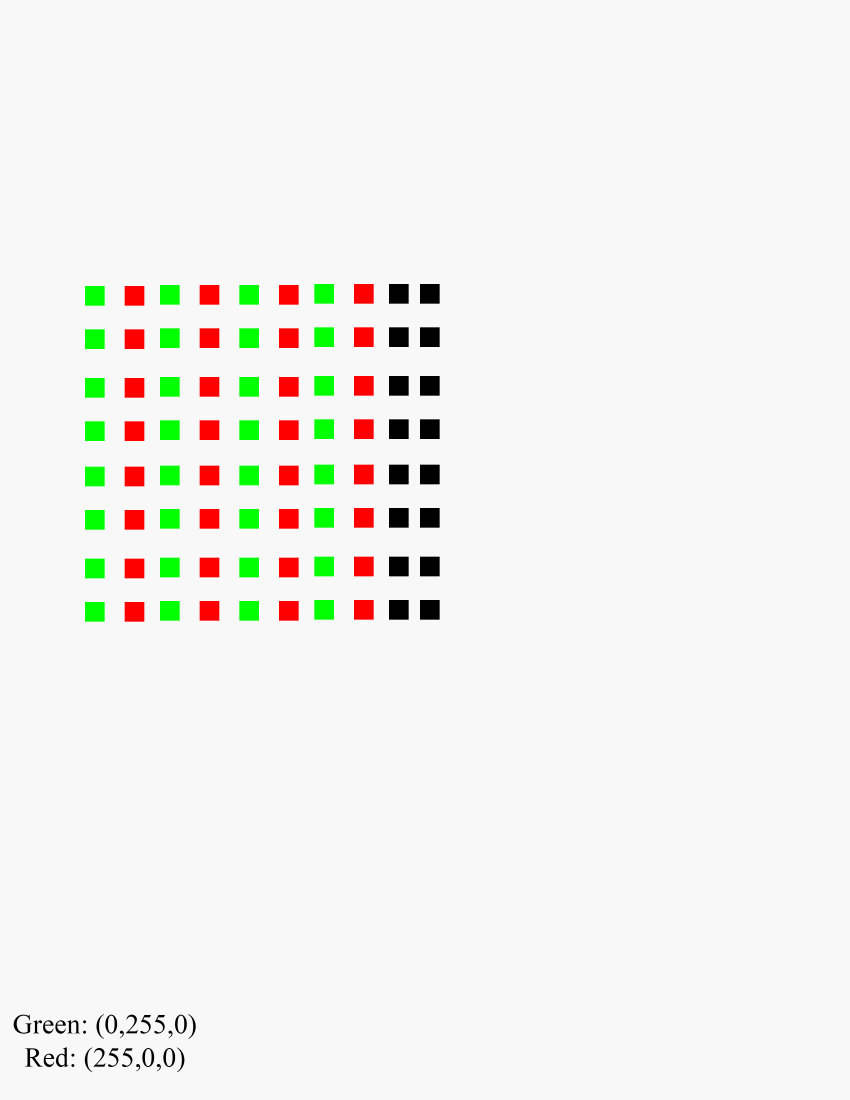
#> input picture imagetracking.png, 2550 x 3300 px (shown at 1/3 size)
$ python DisplacementTracker.py
#> lines starting #> are read from the running program, lines starting #| are printed output that depends on the picture; after the words box and inside, x2 and y2 are one past the last pixel; in counts of white or black regions, pixels touching at a corner belong together; pictures that were not available may be replaced by others from this repository, and a replacement may not be noted
import cv2
import numpy as np
import csv
import os
from PIL import Image

#Black box function to convert a single color into a range of colors
def color(color):
  c=np.uint8([[color]])
  hsvC=cv2.cvtColor(c,cv2.COLOR_BGR2HSV)
  lowerlimit=hsvC[0][0][0]-10,100,100
  upperlimit=hsvC[0][0][0]+10,255,255
  lowerlimit=np.array(lowerlimit, dtype=np.uint8)
  upperlimit=np.array(upperlimit, dtype=np.uint8)
  return [lowerlimit, upperlimit]

filename=input("Include File Extension\nFile Name: ") #Get file name from user
#> the answer given: imagetracking.png
path=os.path.abspath('DisplacementTracker')+'\\Video\\'+filename #Create path from file name

''''''
#Pre-defined parameters defined in code for ease of repitive operation
boxwidth=5 #Width of target box in mm
framerate=30 #Variable depending on camera
width=1920#Frame width (pixels)
height=1080#Frame height (pixels)
''''''

cap = cv2.VideoCapture(path) #Define video capture object
ret = True #Value to see if frame exists
#Create array of frames

cords=[]#Pre-define cords array to write to .csv file later
framecount=0#Pre-define framecount to use to check time
red=[255,0,0]#Define RGB colorspace for red
green=[0,255,0]#Define RGB colorspace for green

#Write each frame with added elements to video file
fourcc=cv2.VideoWriter_fourcc(*'MP42')
directory=os.path.abspath('DisplacementTracker')+'\\Video\\'
video=cv2.VideoWriter(directory+filename.split('.')[0]+'ANALYZED.avi',fourcc, float(framerate), (width,height))
list=os.listdir(directory)

#Processing takes a while, ensure user that processing has started
print("Begin processing. Processing takes about the length of the video.")

# Read until video is completed
while True:
  ret,frame=cap.read()
#> frame is the input picture: shape (3300, 2550, 3); mean B, G, R 239.4, 242.8, 242.8
  # Capture frame-by-frame
  if ret == True:
    framesave=np.array(frame)
    hsv=cv2.cvtColor(frame,cv2.COLOR_RGB2HSV)#Convert frame to hue color gradient
#> hsv: shape (3300, 2550, 3); mean H, S, V 2.4, 6.8, 246.1
    redmask=cv2.inRange(hsv,color(color=red)[0], color(color=red)[1])#Turn only red pixels in range white and the rest black
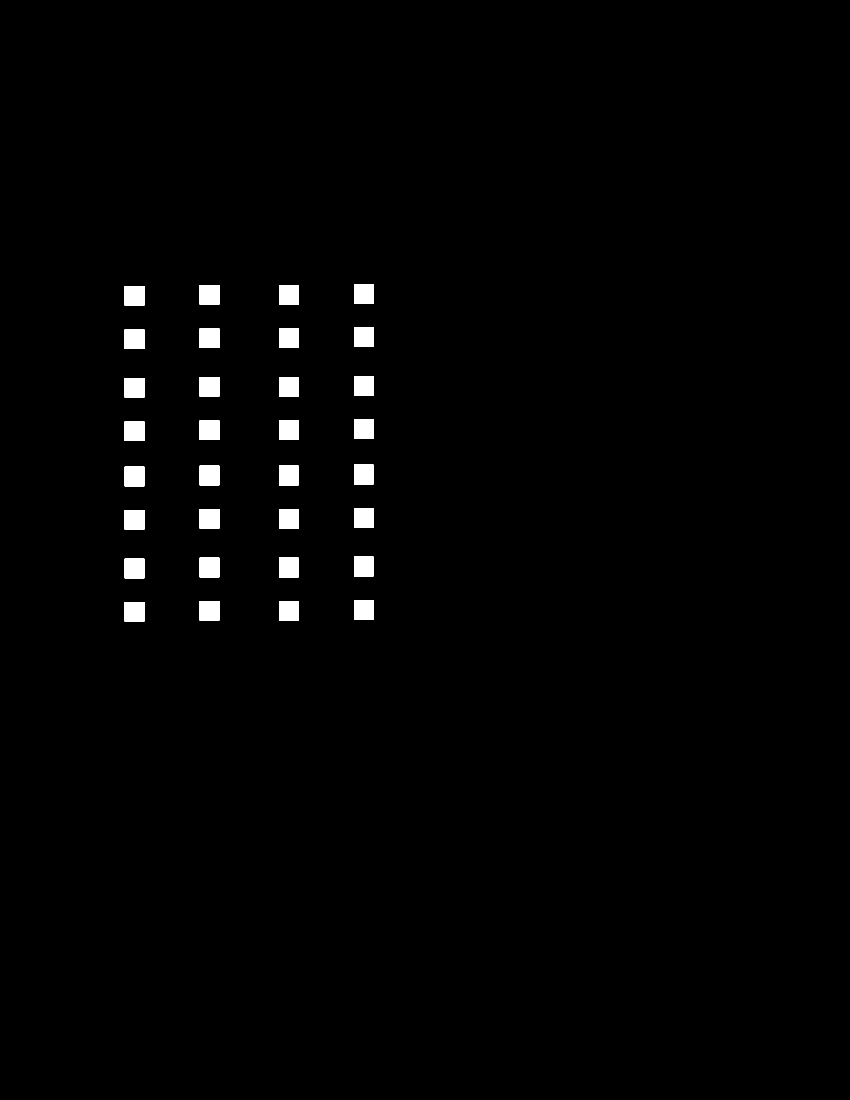
#> redmask: shape (3300, 2550) (shown at 1/3 size); 1.3% white; 32 white regions, largest, box (x1, y1, x2, y2) and area: (1062, 852, 1121, 911) 3481, (599, 855, 658, 914) 3481, (837, 855, 896, 914) 3481
    greenmask=cv2.inRange(hsv,color(color=green)[0], color(color=green)[1])#Turn only green pixels in range white and the rest black
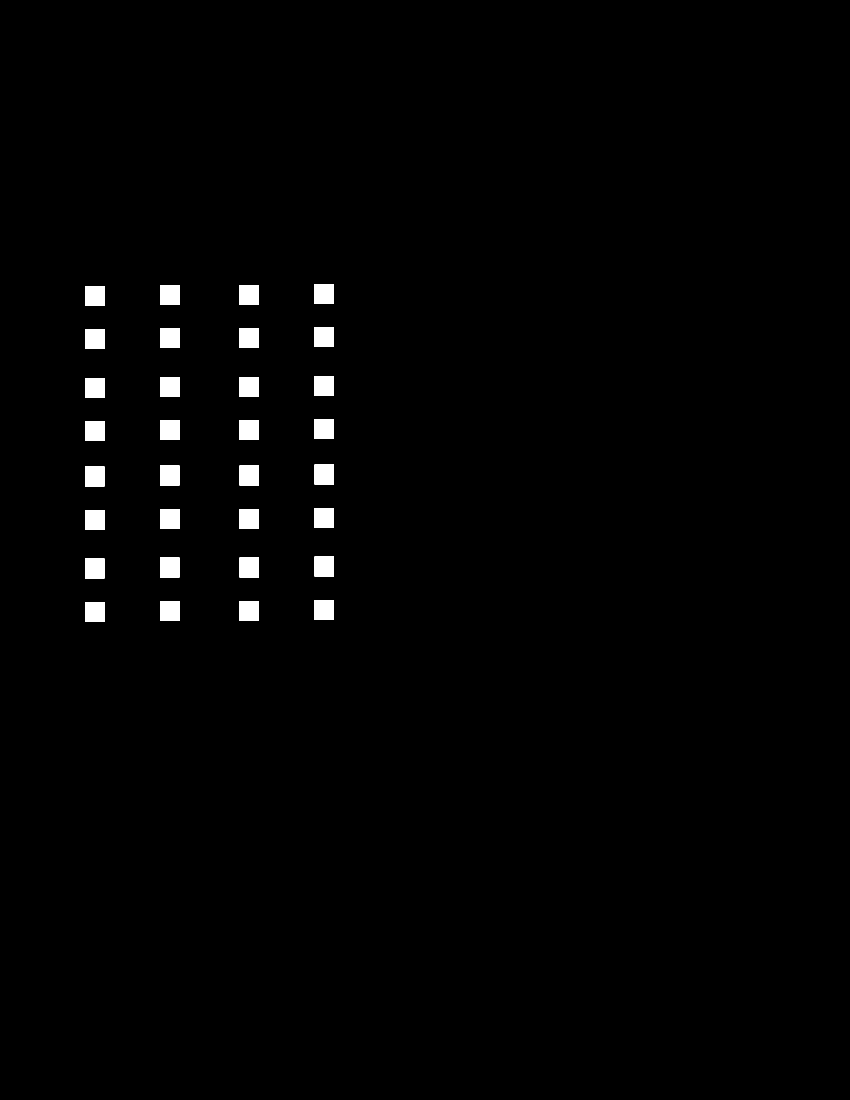
#> greenmask: shape (3300, 2550) (shown at 1/3 size); 1.3% white; 32 white regions, largest, box (x1, y1, x2, y2) and area: (943, 852, 1002, 911) 3481, (480, 855, 539, 914) 3481, (718, 855, 777, 914) 3481
    redmask_=Image.fromarray(redmask)#Convert redmask to Image array
    greenmask_=Image.fromarray(greenmask)#Convert greenmask to Image array
    redbbox=redmask_.getbbox()#Create array of 4 values defining x,y, width and height of bounding box over red box
#> redbbox = (374, 852, 1121, 1865)
    greenbbox=greenmask_.getbbox()#Create array of 4 values defining x,y, width and height of bounding box over green box
#> greenbbox = (255, 852, 1002, 1865)
    if (redbbox is None) & (greenbbox is None):
      redbbox=[0,0,0,0]
      pixel_to_mm=0
    elif redbbox is None:
      redbbox=[0,0,0,0]
      pixel_to_mm=((boxwidth/greenbbox[2])+(boxwidth/greenbbox[3]))/2#5mm/box width or height. Take average of width and height of red and green box for more accurate conversion
    elif greenbbox is None:
      greenbbox=[0,0,0,0]
      pixel_to_mm=((boxwidth/redbbox[2])+(boxwidth/redbbox[3]))/2#5mm/box width or height. Take average of width and height of red and green box for more accurate conversion
    else:
      pixel_to_mm=((boxwidth/redbbox[2])+(boxwidth/redbbox[3])+(boxwidth/greenbbox[2])+(boxwidth/greenbbox[3]))/4#5mm/box width or height. Take average of width and height of red and green box for more accurate conversion
#> pixel_to_mm = 0.0037
    redcords=[x*pixel_to_mm for x in redbbox]
#> redcords = [1.38, 3.16, 4.15, 6.91]
    greencords=[y*pixel_to_mm for y in greenbbox]
#> greencords = [0.944, 3.16, 3.71, 6.91]
    framesave = np.array(np.rot90(framesave,4))
    cv2.rectangle(framesave,(redbbox[0],redbbox[1]),((redbbox[0]+redbbox[2]),(redbbox[1]+redbbox[3])),(255,0,0))#Put a rectangle around the red box in the video
    cv2.rectangle(framesave,(greenbbox[0],greenbbox[1]),((greenbbox[0]+greenbbox[2]),(greenbbox[1]+greenbbox[3])),(0,255,0))#Put a rectangle around the green box in the video
    red_x_center=redcords[0]+(redcords[2]/2)#The x & y coordinates give the coordinates to a corner, so use width/height to find center of box
#> red_x_center = 3.46
    #The x & y coordinates give the coordinates to a corner, so use width/height to find center of box
    red_y_center=redcords[1]+(redcords[3]/2)
#> red_y_center = 6.61
    green_x_center=greencords[0]+(greencords[2]/2)
#> green_x_center = 2.8
    green_y_center=greencords[1]+(greencords[3]/2)
#> green_y_center = 6.61
    cv2.circle(framesave, (int(red_x_center/pixel_to_mm),int(red_y_center/pixel_to_mm)), int(1.5/pixel_to_mm), (255,0,0),int(1/pixel_to_mm))#Create a 1.5mm radius 1mm thick red circle inside the red box (ensures proper calculations)
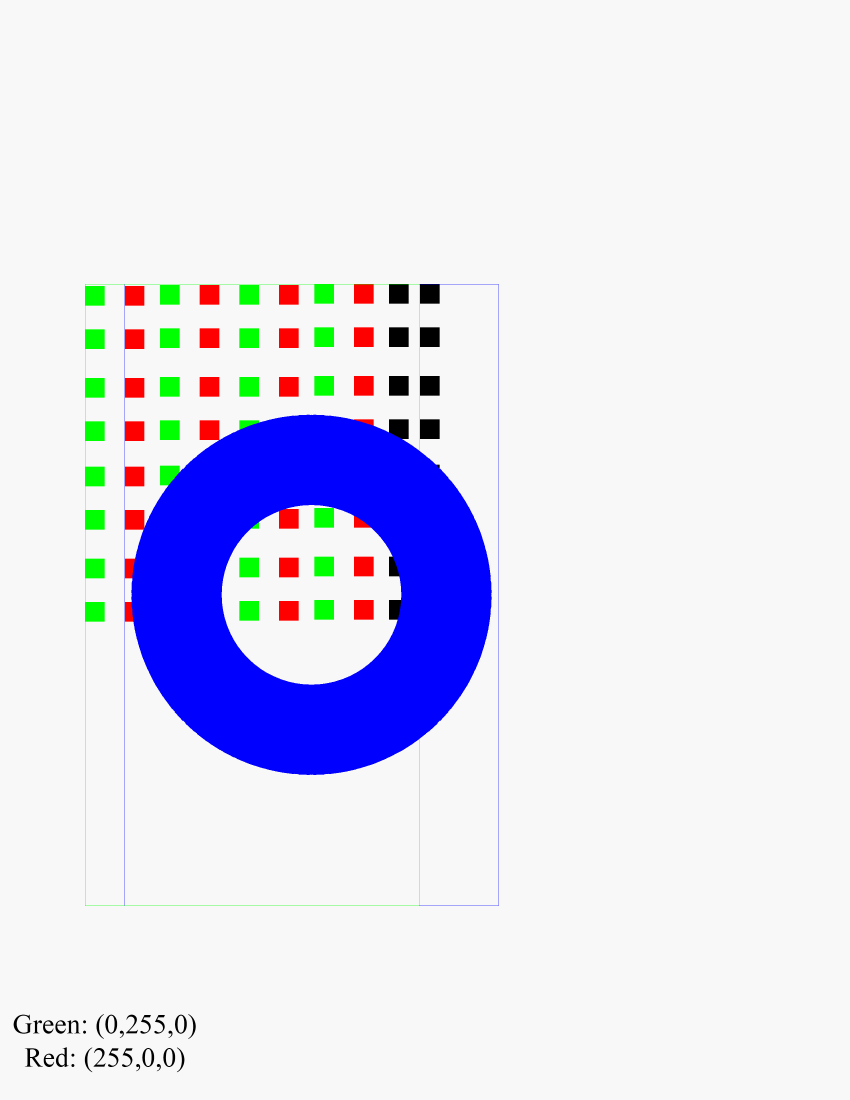
#> framesave: shape (3300, 2550, 3) (shown at 1/3 size); mean B, G, R 242.4, 224.1, 223.7
    cv2.circle(framesave, (int(green_x_center/pixel_to_mm),int(green_y_center/pixel_to_mm)), int(1.5/pixel_to_mm), (0,255,0),int(1/pixel_to_mm))#Create a 1.5mm radius 1mm thick green circle inside the red box
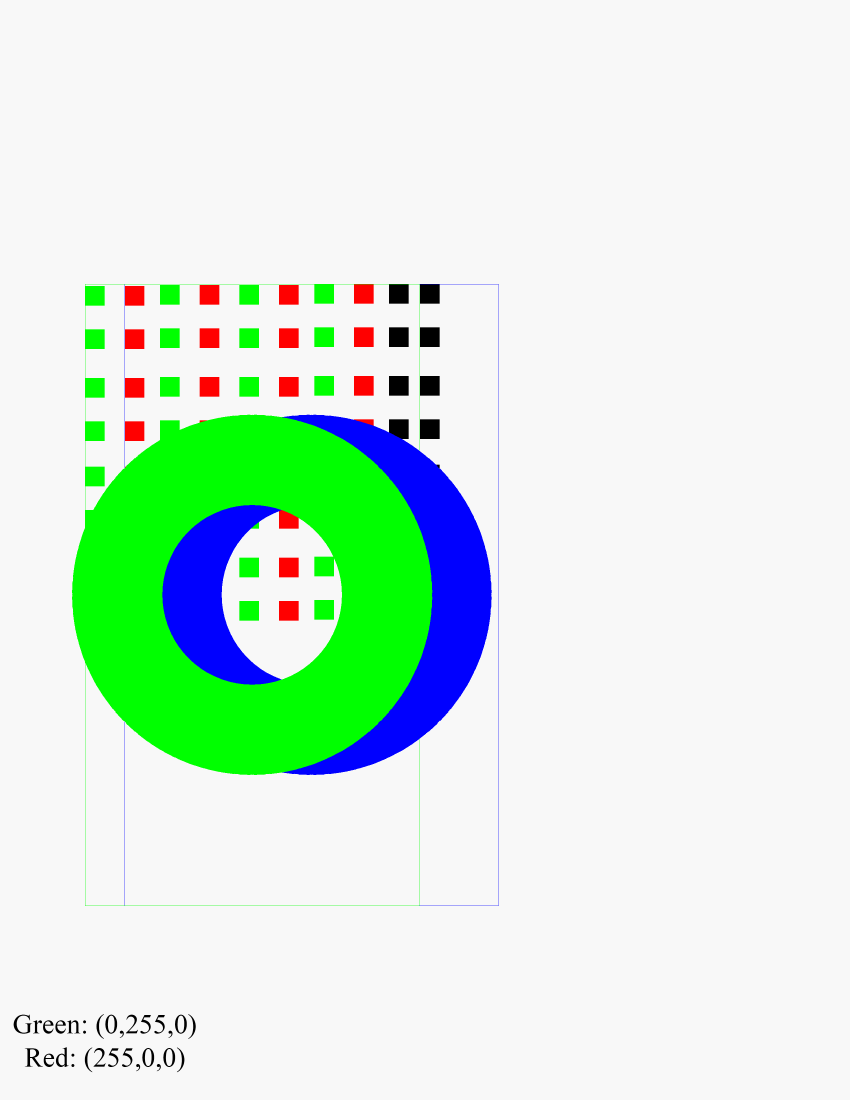
#> framesave: shape (3300, 2550, 3) (shown at 1/3 size); mean B, G, R 223, 237.3, 215.9
    time=framecount/framerate #Frame count used with framerate to tell time
    y_displacement=abs(red_y_center-green_y_center)#Absolute value due to the unknown location of the green and red markers
#> y_displacement = 0
    cords.append({'Red_X_Center':red_x_center, 'Red_Y_center':red_y_center,'Green_X_Center':green_x_center,'Green_Y_Center':green_y_center, 'Y_Displacement':y_displacement, 'Time':time})#red_x_center,red_y_center,green_x_center,green_y_center,y_displacement, time
    video.write(framesave)#Add this frame to video
    framecount+=1
  # Break the loop
  else:
    break
cap.release()
video.release()

#Ensure user that processing has ended:
print("End processing. Saving.")

csvfilename=os.path.abspath('DisplacementTracker')+'\\Video\\'+filename.split('.')[0]+'.csv'#Write .csv filename as name of video .csv
fields=['Red_X_Center','Red_Y_center','Green_X_Center','Green_Y_Center','Y_Displacement','Time'] #Field values of each column of .csv file
with open(csvfilename, 'w') as csvfile:
  writer=csv.DictWriter(csvfile,fieldnames=fields)
  writer.writeheader()#Write header of fields
  writer.writerows(cords)#Add all values to .csv file
